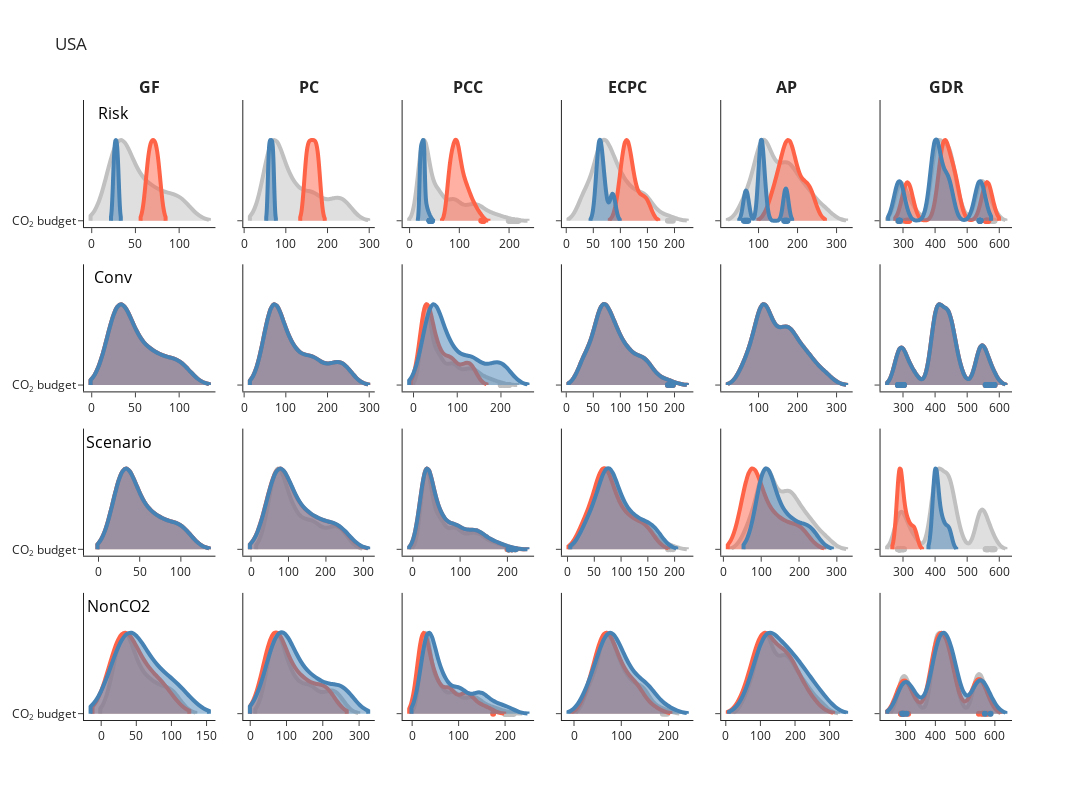

Notebook source saved alongside this figure:
### Markdown cell above
Budgets (violin)

### Code cell
reg = "IND"
full = xr_unc.sel(Region=reg)
fig = make_subplots(
    rows=4,
    cols=6,
    specs=[
        [{}, {}, {}, {}, {}, {}],
        [{}, {}, {}, {}, {}, {}],
        [{}, {}, {}, {}, {}, {}],
        [{}, {}, {}, {}, {}, {}],
    ],
    subplot_titles=("<b>GF", "<b>PC", "<b>PCC", "<b>ECPC", "<b>AP", "<b>GDR"),
    horizontal_spacing=0.03,
    vertical_spacing=0.06,
    shared_yaxes=True,
)

for rule_i, rule in enumerate(["GF", "PC", "PCC", "ECPC", "AP", "GDR"]):
    dataset = full
    vals = np.array(dataset[rule]).flatten()
    vals[vals == 0] = np.nan

    col = "silver"
    for row_i in range(4):
        fig.add_trace(
            go.Violin(
                y=["CO<sub>2</sub> budget"] * len(vals),
                x=vals / 1e3,
                showlegend=False,
                orientation="h",
                side="positive",
                width=3,  # points='all',
                line={"width": 4},
                line_color=col,
            ),
            row=1 + row_i,
            col=1 + rule_i,
        )
        if rule_i == 0:
            fig.add_annotation(
                x=np.nanmin(vals) / 1e3,
                y=2,
                text=["Risk", "Conv", "Scenario", "NonCO2"][row_i],
                xref="x" + str(1 + 6 * row_i),
                yref="y" + str(1 + 6 * row_i),
                showarrow=False,
                font=dict(color="black", size=16),
            )

    col = "tomato"
    for row_i in range(4):
        dataset = full.sel(
            [{"Risk": 0.80}, {"Convergence_year": 2150}, {"Scenario": "SSP1"}, {"NonCO2": 0.95}][
                row_i
            ]
        )
        vals = np.array(dataset[rule]).flatten()
        vals[vals == 0] = np.nan
        fig.add_trace(
            go.Violin(
                y=["CO<sub>2</sub> budget"] * len(vals),
                x=vals / 1e3,
                showlegend=False,
                orientation="h",
                side="positive",
                width=3,
                points=None,
                line={"width": 4},
                line_color=col,
            ),
            row=1 + row_i,
            col=1 + rule_i,
        )
    col = "steelblue"
    for row_i in range(4):
        dataset = full.sel(
            [{"Risk": 0.20}, {"Convergence_year": 2040}, {"Scenario": "SSP2"}, {"NonCO2": 0.05}][
                row_i
            ]
        )
        vals = np.array(dataset[rule]).flatten()
        vals[vals == 0] = np.nan
        fig.add_trace(
            go.Violin(
                y=["CO<sub>2</sub> budget"] * len(vals),
                x=vals / 1e3,
                showlegend=False,
                orientation="h",
                side="positive",
                width=3,
                points=None,
                line={"width": 4},
                line_color=col,
            ),
            row=1 + row_i,
            col=1 + rule_i,
        )

fig.update_layout(title_text="USA")
fig.update_layout(height=800, width=2500, template="simple_white")
